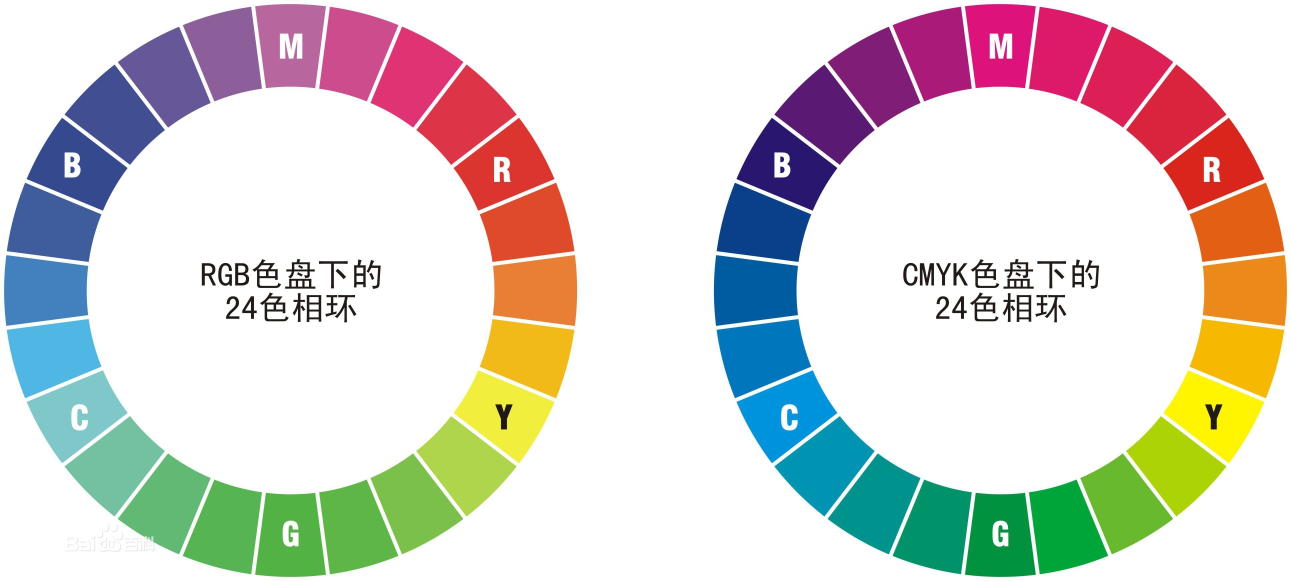
#> input picture picture.jpg, 3873 x 1743 px (shown at 1/3 size)
$ python '傅里叶变换.py'
#> lines starting #> are read from the running program, lines starting #| are printed output that depends on the picture
import cv2
import numpy as np
import matplotlib.pyplot as plt

img = cv2.resize(cv2.imread('./picture.jpg', cv2.IMREAD_GRAYSCALE), (640, 480))
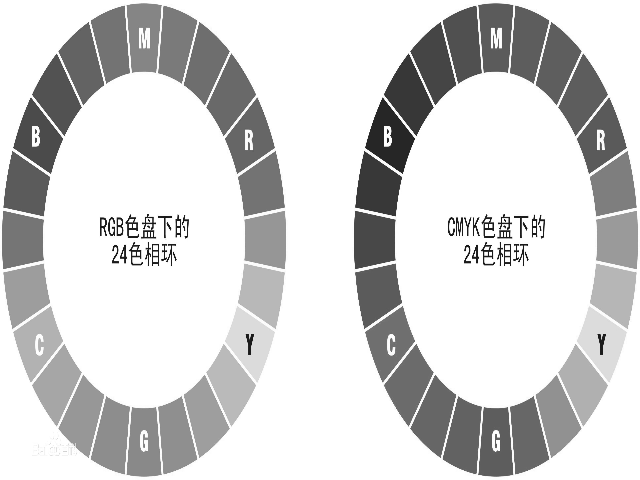
#> img: shape (480, 640); min 9, max 255, mean 210.8
"""
使用numpy实现
"""
# [33 lines of commented-out code are left out]


"""
使用OPENCV实现
"""
dft = cv2.dft(np.float32(img), flags=cv2.DFT_COMPLEX_OUTPUT)                # 傅里叶变换
dftShift = np.fft.fftshift(dft)                                            # 移动高低频
result = 20*np.log(cv2.magnitude(dftShift[:, :, 0], dftShift[:, :, 1]))     # 调整值范围（计算幅度）
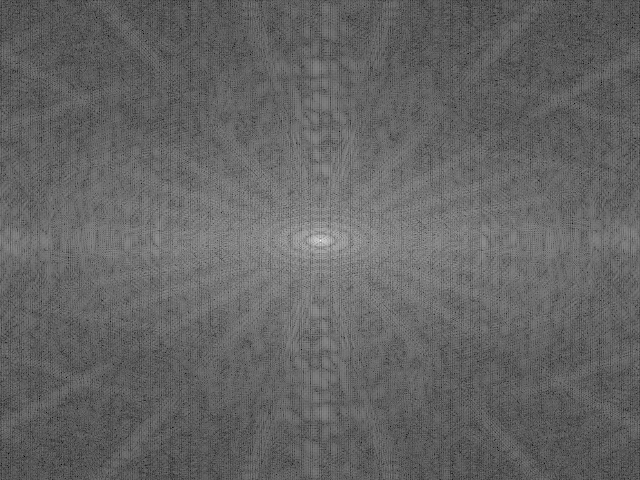
#> result: shape (480, 640) float32; min 50.31, max 359.7, mean 172.3; drawn with min black and max white

# 显示原图
plt.figure(figsize=(100, 100))
plt.subplot(221)
plt.imshow(img, cmap='gray')
plt.title('original')
plt.axis('off')
# 显示结果
plt.subplot(222)
plt.imshow(result, cmap='gray')
plt.title('result')
plt.axis('off')

# 低通滤波
rows, cols = img.shape
#> rows = 480; cols = 640
crow, ccol = int(rows/2), int(cols/2)
#> crow = 240; ccol = 320
mask = np.zeros((rows, cols, 2), np.uint8)  # 生成掩膜
mask[crow-30:crow+30, ccol-30:ccol+30] = 1
fshift = dftShift*mask  # 生效掩膜


# 进行逆傅里叶变换
ishift = np.fft.ifftshift(fshift)     # 移回高低频
ilmg = cv2.idft(ishift)                 # 逆傅里叶计算
ilmg = cv2.magnitude(ilmg[:, :, 0], ilmg[:, :, 1])  # 值域转换
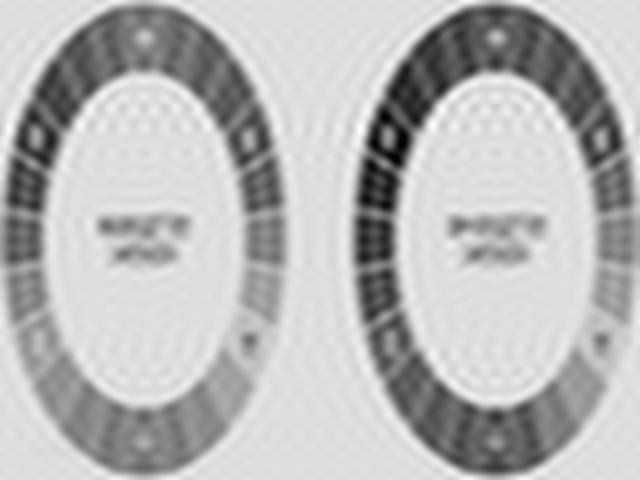
#> ilmg: shape (480, 640) float32; min 84494.4, max 89873096, mean 64771624; drawn with min black and max white
plt.subplot(223)
plt.imshow(ilmg, cmap='gray')
plt.title('inverse')
plt.axis('off')

plt.show()
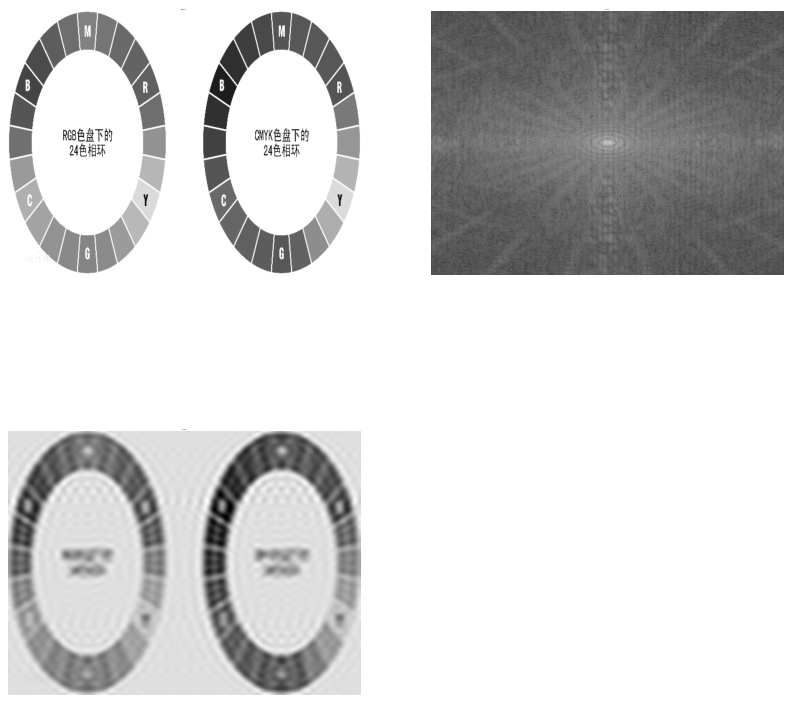
#> figure drawn by matplotlib, 3 panels
cv2.waitKey(0)
cv2.destroyAllWindows()
